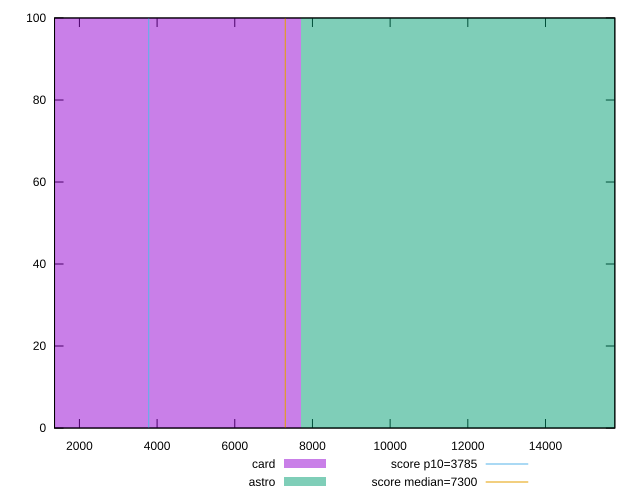

Write the gnuplot code that produced this figure.
reset

$card <<EOF
0 100
EOF

$astro <<EOF
15427.304514778454 100
EOF

set key outside below
set boxwidth 15427.304514778454
set xrange [1359.357:15785.136]
set yrange [0:100]
set trange [0:100]
set style fill transparent solid 0.5 noborder

set parametric
set terminal svg size 640, 500 enhanced background rgb 'white'
set output "reports/report_00032_2021-02-25T10-28-15.087Z/interactive/comparison/histogram/2_vs_3.svg"

plot $card title "card" with boxes, \
     $astro title "astro" with boxes, \
     3785,t title "score p10=3785", \
     7300,t title "score median=7300"

reset
